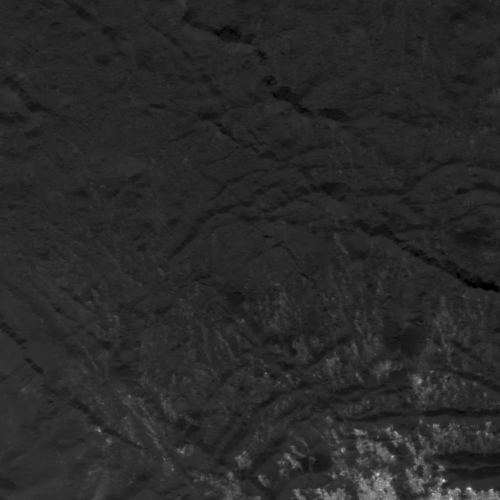
#> input picture Datatest/he.jpg, 1000 x 1000 px, found by its file name (shown at 1/2 size)
$ python HistogramEqualization.py
#> lines starting #> are read from the running program, lines starting #| are printed output that depends on the picture
import cv2 as cv
import numpy as np
from matplotlib import pyplot as plt

pic = cv.imread("D:/Library/Documents/Kuliah/PCV/Datatest/he.jpg",0)
#> pic is the input picture: shape (1000, 1000); min 0, max 255, mean 40.9
equ = cv.equalizeHist(pic)
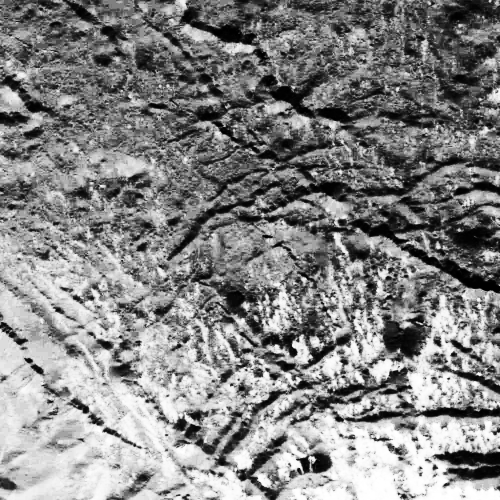
#> equ: shape (1000, 1000) (shown at 1/2 size); min 0, max 255, mean 133.2

fig = plt.figure(1)
plt.subplot(221),plt.imshow(cv.cvtColor(pic,cv.COLOR_BGR2RGB)),plt.title('Original')
plt.xticks([]),plt.yticks([])
plt.subplot(222),plt.imshow(cv.cvtColor(equ,cv.COLOR_BGR2RGB)),plt.title('Equalized')
plt.xticks([]),plt.yticks([])
plt.subplot(223),plt.hist(pic.flatten(),256,[0,256], color = 'r'),plt.title('Histogram Awal')
plt.xticks([]),plt.yticks([])
plt.subplot(224),plt.hist(equ.flatten(),256,[0,256], color = 'r'),plt.title('Histogram Akhir')
plt.xticks([]),plt.yticks([])

plt.show()
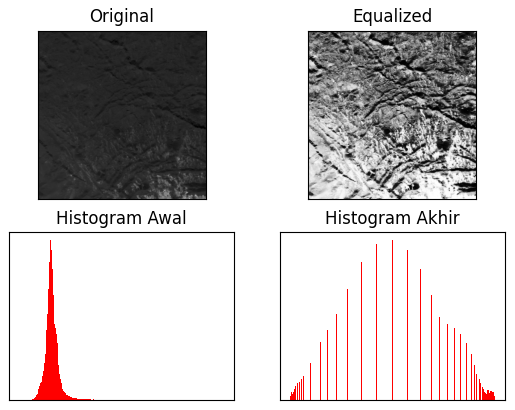
#> figure drawn by matplotlib, 4 panels

$ run again, with Datatest/108073.png saved as Datatest/he.jpg
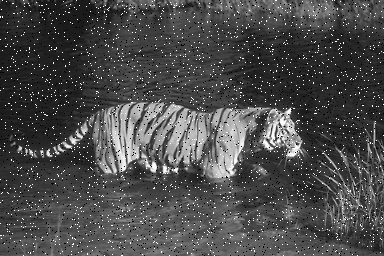
#> input picture Datatest/108073.png, 384 x 256 px, found by its file name
#> pic is the input picture: shape (256, 384); min 0, max 255, mean 74.9
#> `equ = cv.equalizeHist(pic)`:
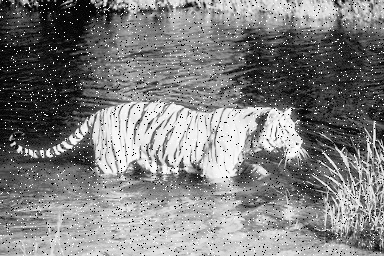
#> equ: shape (256, 384); min 0, max 255, mean 126.8
#> `plt.show()`:
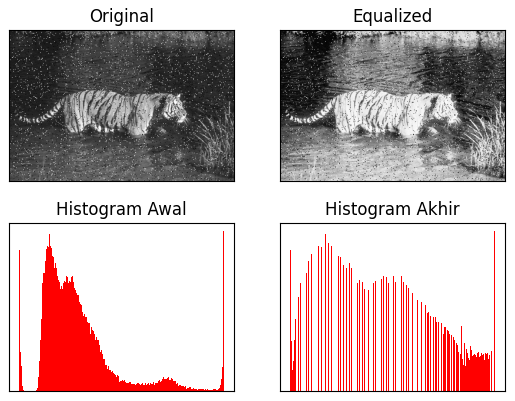
#> figure drawn by matplotlib, 4 panels
